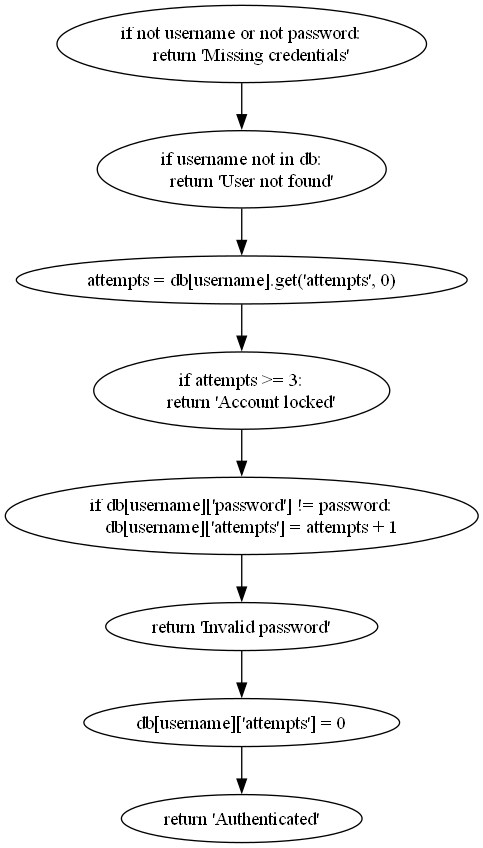

Python code for this plot:
import ast
import networkx as nx
from matplotlib import pyplot as plt
with open("auth.py", "r") as f:
    code = f.read()

tree = ast.parse(code)
func = tree.body[0] # перша функція

G = nx.DiGraph()
prev = []
counter = 0

for stmt in func.body:
    label = ast.unparse(stmt)
    node = f"n{counter}"
    G.add_node(node, label=label)
    for p in prev:
        G.add_edge(p, node)
    prev = [node]
    counter += 1

paths = list(nx.all_simple_paths(G, source="n0",
target=prev[0]))
print("Шляхи виконання (all_simple_paths):")
for path in paths:
    print(path)

nx.nx_pydot.write_dot(G, "cfg.dot")
M = G.number_of_edges() - G.number_of_nodes() + 2
print("Циклматична складність:", M)
#dot -Tpng cfg.dot -o cfg.png
